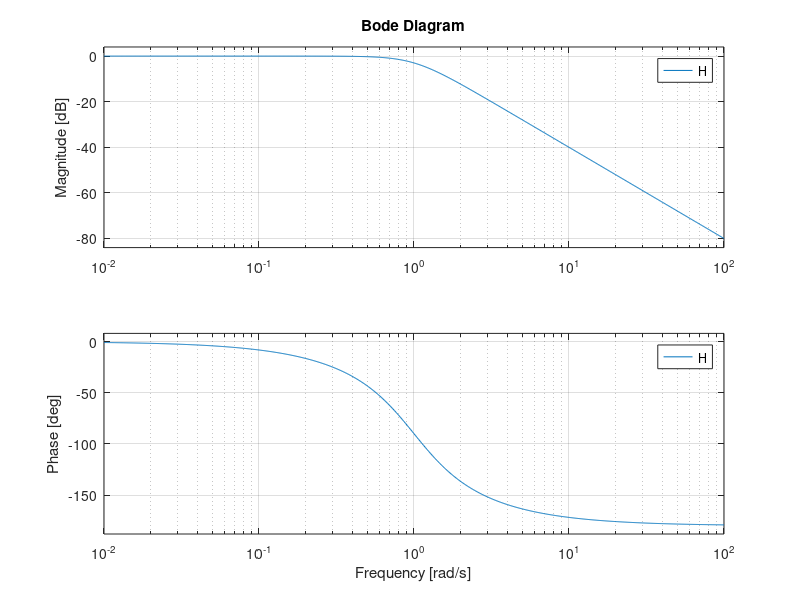

This figure's MATLAB source:
for n=10000:1:30000
    num = n/1000;
    div = 30/num;
    atten = abs(1/((div*1i).^2+ 1.414*(div*1i) + 1));
    attenlog = 20*log10(atten);
    
    div10 = 10/num;
    fundsin = abs(1/((div10*1i).^2+ 1.414*(div10*1i) + 1));
    fundsinlog = 20*log10(fundsin);
    if((abs(attenlog)>15.45757488) && (abs(fundsinlog)<2))
        output = n
    end
end

H = tf([0 0 1],[1 1.414 1]);
bode(H)